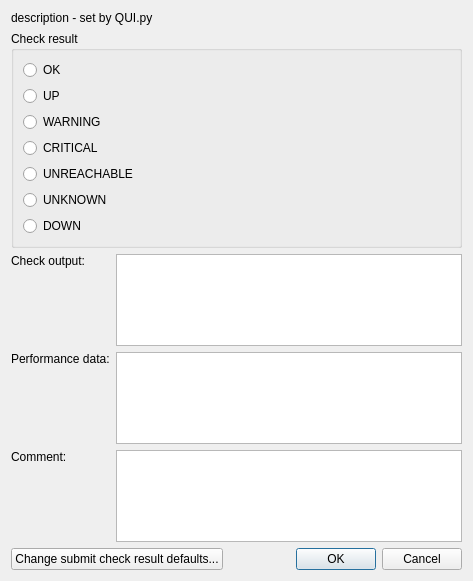
<?xml version="1.0" encoding="UTF-8"?>
<ui version="4.0">
 <class>dialog_submit</class>
 <widget class="QDialog" name="dialog_submit">
  <property name="geometry">
   <rect>
    <x>0</x>
    <y>0</y>
    <width>473</width>
    <height>581</height>
   </rect>
  </property>
  <property name="windowTitle">
   <string>Submit check result</string>
  </property>
  <layout class="QGridLayout" name="gridLayout">
   <item row="4" column="0" alignment="Qt::AlignTop">
    <widget class="QLabel" name="label_performance_data">
     <property name="text">
      <string>Performance data:</string>
     </property>
    </widget>
   </item>
   <item row="2" column="1">
    <widget class="QTextEdit" name="input_textedit_check_output">
     <property name="tabChangesFocus">
      <bool>true</bool>
     </property>
    </widget>
   </item>
   <item row="6" column="1">
    <widget class="QTextEdit" name="input_textedit_comment">
     <property name="tabChangesFocus">
      <bool>true</bool>
     </property>
    </widget>
   </item>
   <item row="4" column="1">
    <widget class="QTextEdit" name="input_textedit_performance_data">
     <property name="tabChangesFocus">
      <bool>true</bool>
     </property>
    </widget>
   </item>
   <item row="2" column="0" alignment="Qt::AlignTop">
    <widget class="QLabel" name="label_check_output">
     <property name="text">
      <string>Check output:</string>
     </property>
    </widget>
   </item>
   <item row="6" column="0" alignment="Qt::AlignTop">
    <widget class="QLabel" name="label_comment">
     <property name="text">
      <string>Comment:</string>
     </property>
    </widget>
   </item>
   <item row="1" column="0" colspan="2">
    <widget class="QGroupBox" name="check_result_groupbox">
     <property name="title">
      <string>Check result</string>
     </property>
     <layout class="QVBoxLayout" name="verticalLayout">
      <item>
       <widget class="QRadioButton" name="input_radiobutton_result_ok">
        <property name="text">
         <string>OK</string>
        </property>
       </widget>
      </item>
      <item>
       <widget class="QRadioButton" name="input_radiobutton_result_up">
        <property name="text">
         <string>UP</string>
        </property>
       </widget>
      </item>
      <item>
       <widget class="QRadioButton" name="input_radiobutton_result_warning">
        <property name="text">
         <string>WARNING</string>
        </property>
       </widget>
      </item>
      <item>
       <widget class="QRadioButton" name="input_radiobutton_result_critical">
        <property name="text">
         <string>CRITICAL</string>
        </property>
       </widget>
      </item>
      <item>
       <widget class="QRadioButton" name="input_radiobutton_result_unreachable">
        <property name="text">
         <string>UNREACHABLE</string>
        </property>
       </widget>
      </item>
      <item>
       <widget class="QRadioButton" name="input_radiobutton_result_unknown">
        <property name="text">
         <string>UNKNOWN</string>
        </property>
       </widget>
      </item>
      <item>
       <widget class="QRadioButton" name="input_radiobutton_result_down">
        <property name="text">
         <string>DOWN</string>
        </property>
       </widget>
      </item>
     </layout>
    </widget>
   </item>
   <item row="0" column="0" colspan="2">
    <widget class="QLabel" name="input_label_description">
     <property name="text">
      <string>description - set by QUI.py</string>
     </property>
    </widget>
   </item>
   <item row="9" column="0" rowspan="2" colspan="2">
    <layout class="QHBoxLayout" name="horizontalLayout">
     <item>
      <widget class="QPushButton" name="button_change_defaults_submit_check_result">
       <property name="text">
        <string>Change submit check result defaults...</string>
       </property>
      </widget>
     </item>
     <item>
      <widget class="QDialogButtonBox" name="button_box">
       <property name="orientation">
        <enum>Qt::Horizontal</enum>
       </property>
       <property name="standardButtons">
        <set>QDialogButtonBox::Cancel|QDialogButtonBox::Ok</set>
       </property>
      </widget>
     </item>
    </layout>
   </item>
  </layout>
 </widget>
 <resources/>
 <connections>
  <connection>
   <sender>button_box</sender>
   <signal>accepted()</signal>
   <receiver>dialog_submit</receiver>
   <slot>accept()</slot>
   <hints>
    <hint type="sourcelabel">
     <x>248</x>
     <y>254</y>
    </hint>
    <hint type="destinationlabel">
     <x>157</x>
     <y>274</y>
    </hint>
   </hints>
  </connection>
  <connection>
   <sender>button_box</sender>
   <signal>rejected()</signal>
   <receiver>dialog_submit</receiver>
   <slot>reject()</slot>
   <hints>
    <hint type="sourcelabel">
     <x>316</x>
     <y>260</y>
    </hint>
    <hint type="destinationlabel">
     <x>286</x>
     <y>274</y>
    </hint>
   </hints>
  </connection>
 </connections>
</ui>
